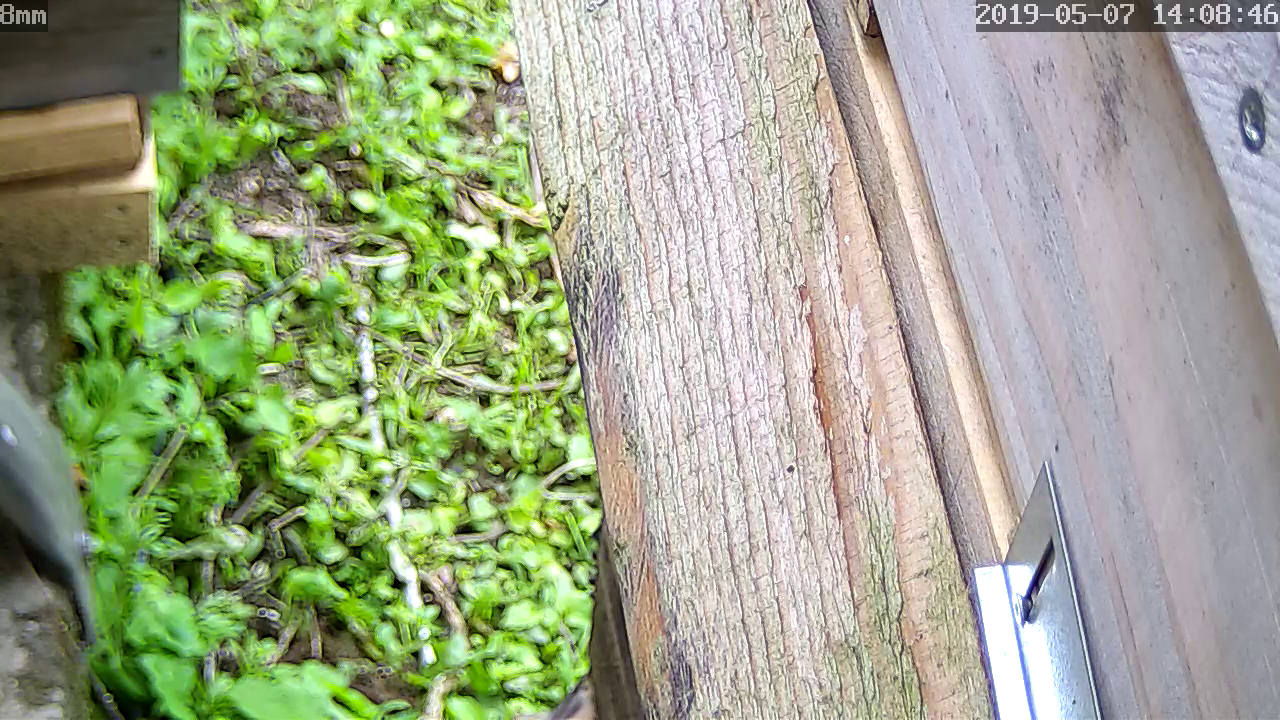
#> input picture bg_comparison/background.png, 1280 x 720 px, found by its file name
$ python bg_comparison_threshold_trackbar.py
#> lines starting #> are read from the running program, lines starting #| are printed output that depends on the picture
#!/usr/bin/env python
# threshold_trackbar.py
import numpy as np
import cv2
# Import system lib (filename as parameter)
import sys, os
# file/directory path manipulation
from os.path import basename, dirname
from colors_utils import removeGreen

img_dir='/home/jody/opencvpython/bg_comparison/'

background=cv2.imread(os.path.join(img_dir, 'background.png') )
#> background is the input picture: shape (720, 1280, 3); mean B, G, R 137.8, 166.7, 157.6
image=cv2.imread(os.path.join(img_dir, "vlcsnap-00026.png"))
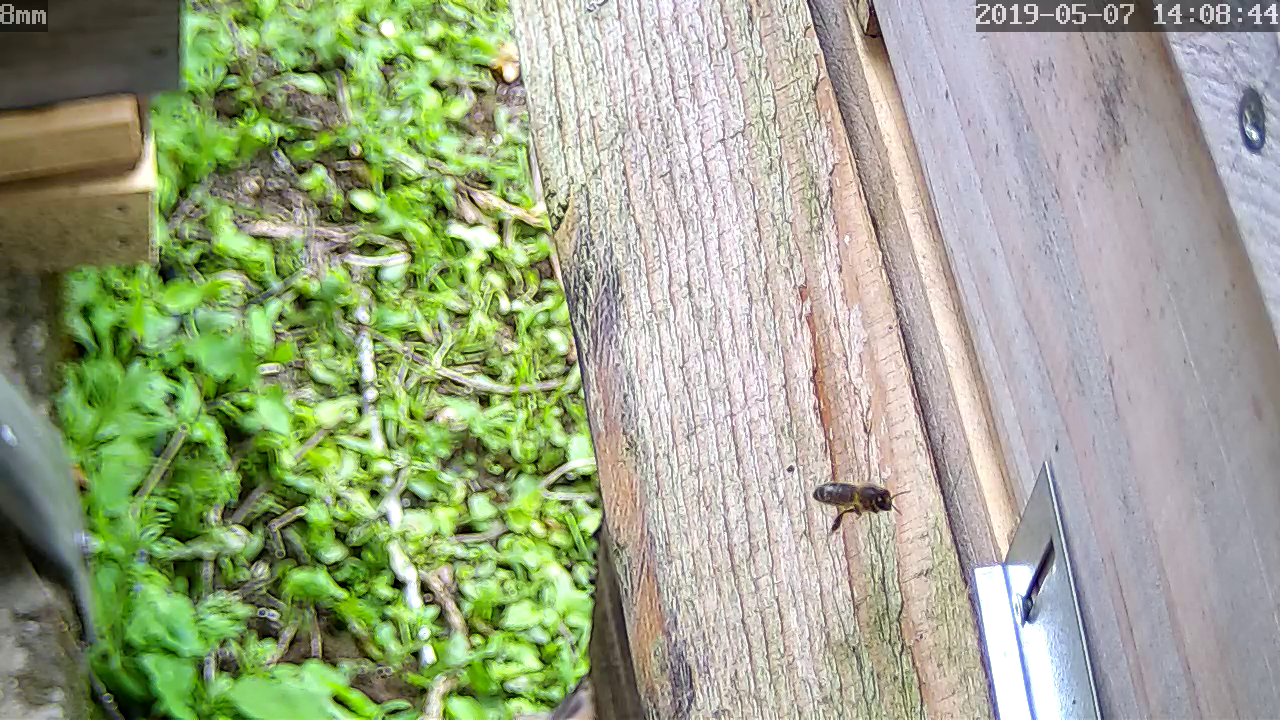
#> input picture bg_comparison/vlcsnap-00026.png, 1280 x 720 px, found by its file name
#> image is the input picture: shape (720, 1280, 3); mean B, G, R 137.4, 166.4, 157.3

#grayimg = cv2.cvtColor(img, cv2.COLOR_BGR2GRAY)
#graybg  = cv2.cvtColor(background, cv2.COLOR_BGR2GRAY)
def nothing(x):
  pass

cv2.namedWindow('Options')
cv2.createTrackbar('threshold','Options',0,255,nothing)
cv2.setTrackbarPos('threshold', 'Options', 40) # default threshold value

while(1):

    threshold = cv2.getTrackbarPos('threshold','Options')

    diff = cv2.absdiff(image, background)
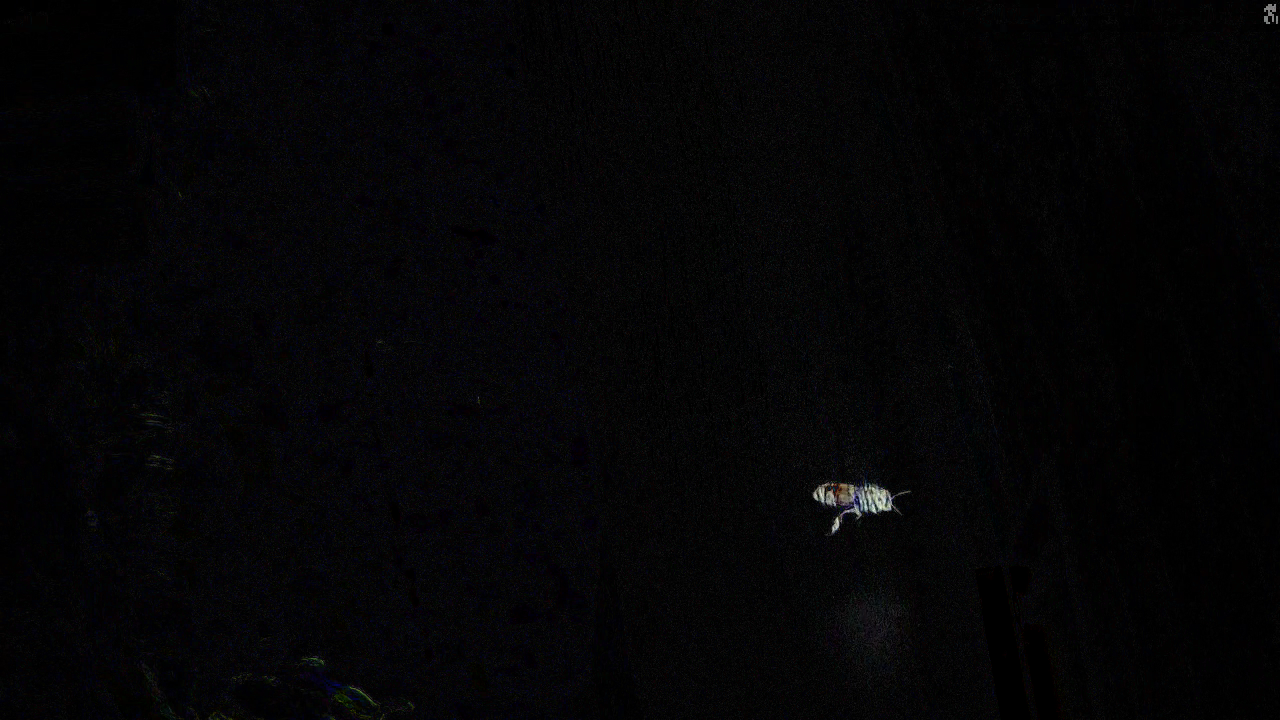
#> diff: shape (720, 1280, 3); mean B, G, R 5.2, 4.1, 4.3
    #mask = cv2.cvtColor(diff, cv2.COLOR_BGR2GRAY)

    #threshold = 40
    imask =  diff>threshold

    canvas = np.zeros_like(image, np.uint8)
    canvas[imask] = image[imask]

    cv2.imshow('VIDEO', canvas)

    print("threshold = %d" % (threshold))
    k = cv2.waitKey(10) & 0xFF
#> (key Esc is pressed here)
    if k == 27:
        break

output = "background_comparison_%s.png" % threshold
print("output file:%s" % output)
cv2.imwrite(output, canvas)

cv2.destroyAllWindows()
